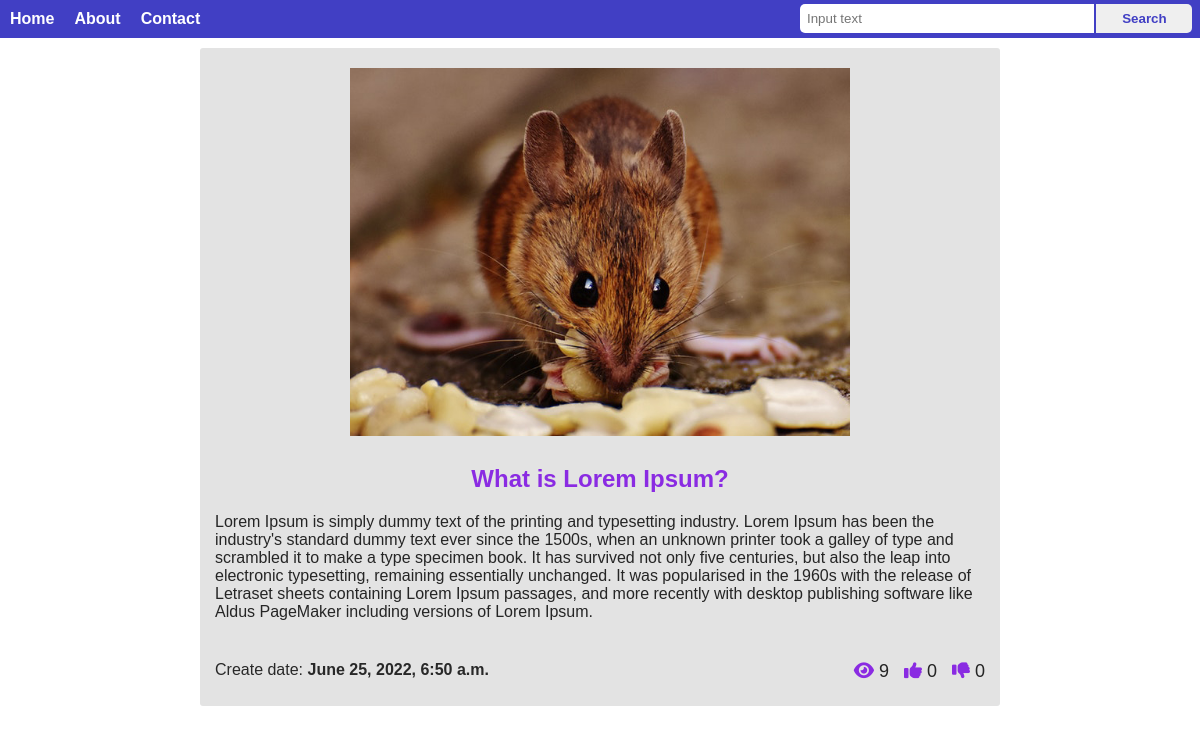
The app's page /article/1 with its own data.
### article/models.py (models this page shows, shortened)
class Article(models.Model):
  class Meta:
    verbose_name = 'Article'
    verbose_name_plural = 'Articles'
  title = models.CharField(max_length=80)
  short_description = models.CharField(max_length=200)
  description = models.TextField(blank=True)
  created_at = models.DateTimeField(auto_now_add=True)
  updated_at = models.DateTimeField(auto_now=True)
  photo = models.ImageField(upload_to='photos/article/%Y/%m/%d/')
  is_published = models.BooleanField(default=False)
  views = models.IntegerField(blank=True, default=0)
  likes = models.IntegerField(blank=True, default=0)
  dis_likes = models.IntegerField(blank=True, default=0)

### article/views.py (the view)
# urls.py: path('article/<id>', article),
def article(req, id):
  article = Article.objects.get(pk=id)
  article.views = article.views + 1
  article.save()
  return render(req, 'article/article.html', {
    "article": article,
    "title": article.title
  })

### article/templates/article/article.html (shortened to what this page needs)
<!DOCTYPE html>
<html lang="en">
<head>
  <link rel="stylesheet" href="https://cdnjs.cloudflare.com/ajax/libs/font-awesome/6.1.1/css/all.min.css" />
  <link rel="stylesheet" href="/media/style.css">
</head>
<body>
  <header class="header">
    <nav>
      <ul>
        <li><a href="/">Home</a></li>
        <li><a href="#">About</a></li>
        <li><a href="/contact">Contact</a></li>
      </ul>
      <div class="search">
        <form method="get" action="/">
          <input type="text" name="search_input" class="searh-input" placeholder="Input text" />
          <input type="submit" value="Search" class="searh-btn" />
        </form>
      </div>
    </nav>
  </header>
  <div class="container">
    <section class="main">
      <div class="post">
        <div class="full-post-image">
          <img src="/media/{{article.photo}}" alt="">
        </div>
        <div class="full-post-contect">
          <h1>{{article.title}}</h1>
          <p>{{article.description}}</p>
          <div class="post-info">
            <div class="left-info">
              Create date: <strong>{{article.created_at}}</strong>
            </div>
            <div class="right-info">
              <span><i class="fa-solid fa-eye"></i> {{article.views}}</span>
              <span><i class="fa-solid fa-thumbs-up"></i> {{article.likes}}</span>
              <span><i class="fa-solid fa-thumbs-down"></i> {{article.dis_likes}}</span>
            </div>
          </div>
        </div>
      </div>
    </section>
  </div>
</body>
</html>

### media/style.css (style rules this page uses)
:root { --main-color: rgb(65, 63, 196); }
* { padding: 0; margin: 0; font-family: Arial, Helvetica, sans-serif; }
.container { max-width: 800px; margin: 0 auto; }
.header { background-color: var(--main-color); color: #fff; }
.header ul { list-style: none; }
.header ul li { float: left; }
.header ul li a { display: block; color: #fff; text-decoration: none; font-size: 16px; font-weight: bold; padding: 10px 10px; }
.post { margin: 10px 0; padding: 10px; background-color: rgb(227, 227, 227); border-radius: 3px; color: rgb(37, 37, 37); }
.post-info { padding: 20px 0; }
.full-post-image { width: 500px; margin: 10px auto; }
.full-post-image img { width: 100%; }
.full-post-contect { margin: 10px 0; padding: 5px; }
.full-post-contect h1 { text-align: center; color: blueviolet; margin: 10px 0; }
.full-post-contect p { font-size: 16px; margin: 20px 0; }
.left-info { float: left; width: 280px; font-size: 16px; color: rgb(40, 40, 40); }
.right-info { float: right; font-size: 18px; }
.right-info span { display: inline-block; margin-left: 10px; }
.right-info span i { color: blueviolet; }
.search { float: right; width: 400px; margin-top: 4px; }
.searh-input { display: inline-block; width: 70%; padding: 7px; outline: none; border-radius: 5px 0 0 5px; border: none; }
.searh-btn { display: inline-block; width: 24%; position: relative; left: -2px; padding: 7px; outline: none; border-radius: 0 5px 5px 0; border: none; color: var(--main-color); font-weight: bold; transition: all 0.4s; }

### records on screen
Article: photo (picture), title "What is Lorem Ipsum?", description "Lorem Ipsum is simply dummy text of the printing and typesetting industry. Lorem Ipsum has been the industry's standard dummy text ever since the 1500s, when an unknown printer took a galley of type and scrambled it to make a type specimen book. It has survived not only five centuries, but also the leap into electronic typesetting, remaining essentially unchanged. It was popularised in the 1960s with the release of Letraset sheets containing Lorem Ipsum passages, and more recently with desktop publishing software like Aldus PageMaker including versions of Lorem Ipsum.", created_at "June 25, 2022, 6:50 a.m.", views "9", likes "0", dis_likes "0"
